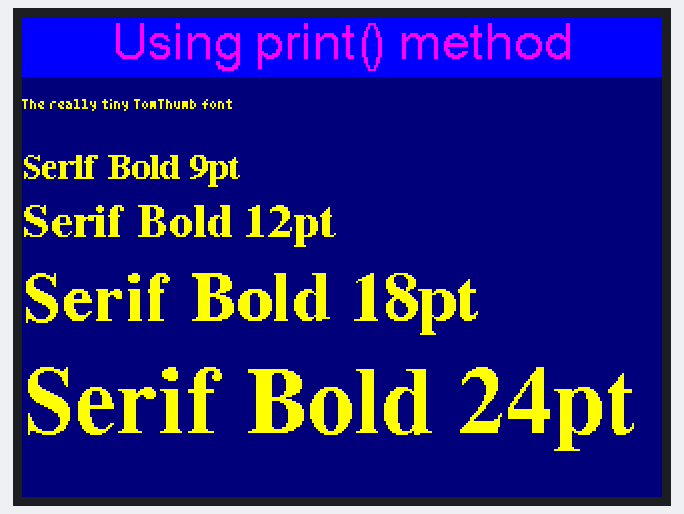
The sketch below on a simulated ESP32. Shown: 320×240 colour display.

Above: at 0.3 s.
At 8.6 s:
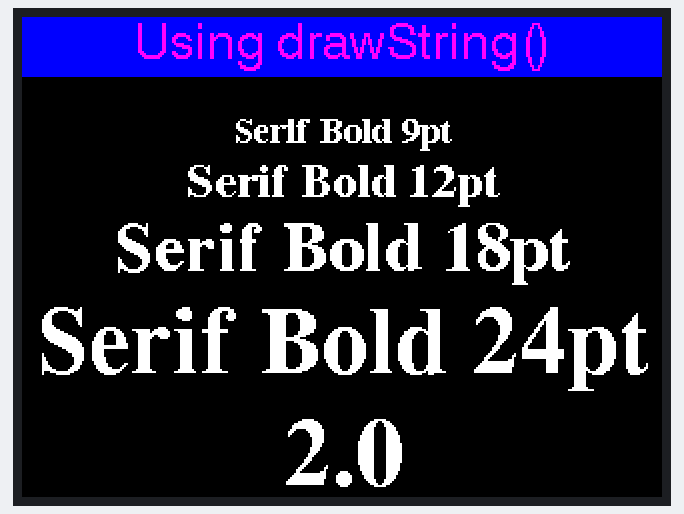
At 17.1 s:
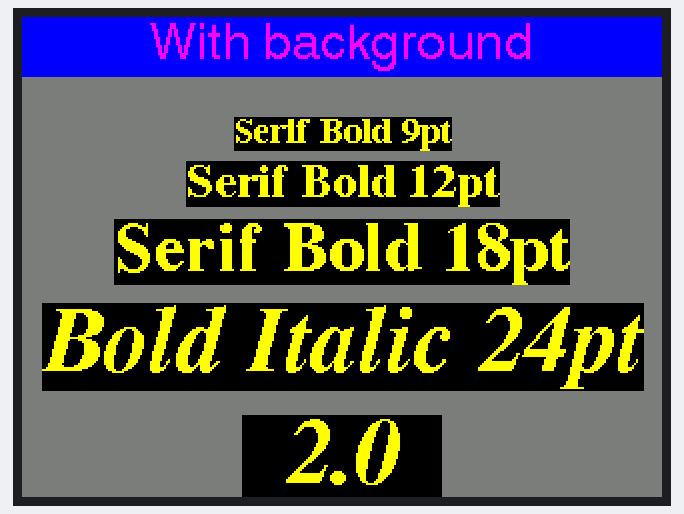
At 21.4 s:
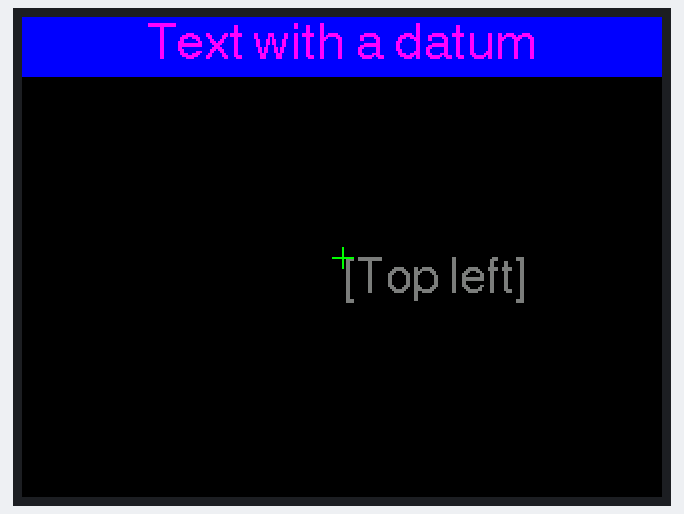
At 24.5 s:
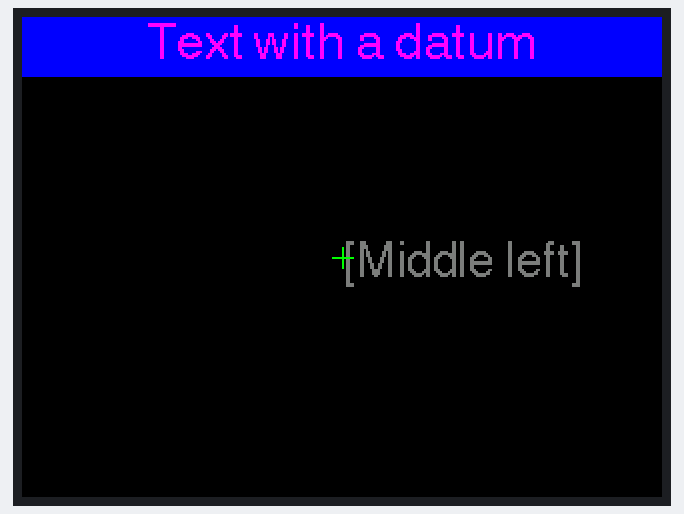
At 32.7 s:
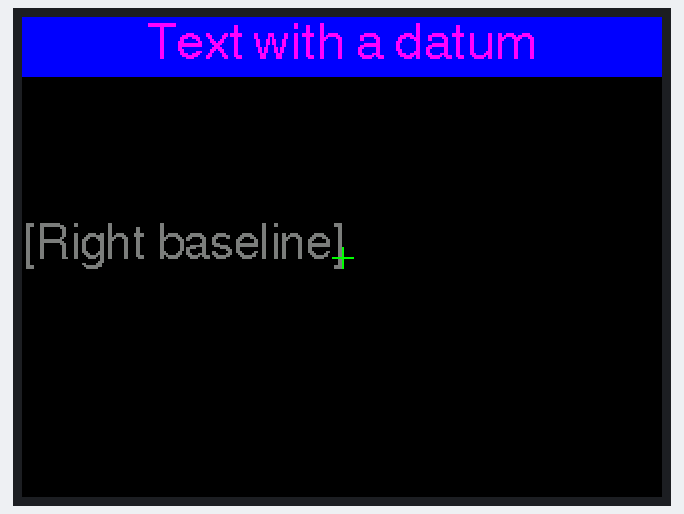

Measured:
- what the display in image 1 shows lasts 4.4 s, from 8.5 s to 12.9 s
- what the display in image 2 shows lasts 4.3 s, from 17.0 s to 21.3 s
- what the display in image 3 shows lasts 1.0 s, from 21.3 s to 22.3 s

The sketch:

nodemcu_02_LCDtest.ino
```cpp
/*
  This example draws fonts (as used by the Adafruit_GFX library) onto the
  screen. These fonts are called the GFX Free Fonts (GFXFF) in this library.

  Other True Type fonts could be converted using the utility within the
  "fontconvert" folder inside the library. This converted has also been
  copied from the Adafruit_GFX library.

  Since these fonts are a recent addition Adafruit do not have a tutorial
  available yet on how to use the utility.   Linux users will no doubt
  figure it out!  In the meantime there are 48 font files to use in sizes
  from 9 point to 24 point, and in normal, bold, and italic or oblique
  styles.

  This example sketch uses both the print class and drawString() functions
  to plot text to the screen.

  Make sure LOAD_GFXFF is defined in the User_Setup.h file within the
  TFT_eSPI library folder.

  --------------------------- NOTE ----------------------------------------
  The free font encoding format does not lend itself easily to plotting
  the background without flicker. For values that changes on screen it is
  better to use Fonts 1- 8 which are encoded specifically for rapid
  drawing with background.
  -------------------------------------------------------------------------

  >>>>>>>>>>>>>>>>>>>>>>>>>>> WARNING <<<<<<<<<<<<<<<<<<<<<<<<<<<<<<<<<<<<<

  As supplied with the default settings the sketch has 11 fonts loaded,
  i.e. GLCD (Font 1), Font 2, Font 4, Font 6, Font 7, Font 8 and five Free Fonts,
  even though they are not all used in the sketch.

  Disable fonts you do not need in User_Setup.h in the library folder.

  #########################################################################
  ###### DON'T FORGET TO UPDATE THE User_Setup.h FILE IN THE LIBRARY ######
  #########################################################################
*/

#include "Free_Fonts.h" // Include the header file attached to this sketch

#include "SPI.h"
#include "TFT_eSPI.h"

// Use hardware SPI
TFT_eSPI tft = TFT_eSPI();

unsigned long drawTime = 0;

void setup(void) {

  tft.begin();

  tft.setRotation(1);

}

void loop() {

  int xpos =  0;
  int ypos = 40;

  // >>>>>>>>>>>>>>>>>>>>>>>>>>>>>>>>>>>>>>>>>>>>>>>>>>>>>>>>>>>>>>>>>>>>>>>>>>>>>>>>>
  // Select different fonts to draw on screen using the print class
  // >>>>>>>>>>>>>>>>>>>>>>>>>>>>>>>>>>>>>>>>>>>>>>>>>>>>>>>>>>>>>>>>>>>>>>>>>>>>>>>>>

  header("Using print() method", TFT_NAVY);

  // For comaptibility with Adafruit_GFX library the text background is not plotted when using the print class
  // even if we specify it.
  tft.setTextColor(TFT_YELLOW);
  tft.setCursor(xpos, ypos);    // Set cursor near top left corner of screen

  tft.setFreeFont(TT1);     // Select the orginal small TomThumb font
  tft.println();             // Move cursor down a line
  tft.print("The really tiny TomThumb font");    // Print the font name onto the TFT screen
  tft.println();
  tft.println();

  tft.setFreeFont(FSB9);   // Select Free Serif 9 point font, could use:
  // tft.setFreeFont(&FreeSerif9pt7b);
  tft.println();          // Free fonts plot with the baseline (imaginary line the letter A would sit on)
  // as the datum, so we must move the cursor down a line from the 0,0 position
  tft.print("Serif Bold 9pt");  // Print the font name onto the TFT screen

  tft.setFreeFont(FSB12);       // Select Free Serif 12 point font
  tft.println();                // Move cursor down a line
  tft.print("Serif Bold 12pt"); // Print the font name onto the TFT screen

  tft.setFreeFont(FSB18);       // Select Free Serif 12 point font
  tft.println();                // Move cursor down a line
  tft.print("Serif Bold 18pt"); // Print the font name onto the TFT screen

  tft.setFreeFont(FSB24);       // Select Free Serif 24 point font
  tft.println();                // Move cursor down a line
  tft.print("Serif Bold 24pt"); // Print the font name onto the TFT screen


  delay(4000);

  // >>>>>>>>>>>>>>>>>>>>>>>>>>>>>>>>>>>>>>>>>>>>>>>>>>>>>>>>>>>>>>>>>>>>>>>>>>>>>>>>>
  // Now use drawString() so we can set font background colours and the datum
  // >>>>>>>>>>>>>>>>>>>>>>>>>>>>>>>>>>>>>>>>>>>>>>>>>>>>>>>>>>>>>>>>>>>>>>>>>>>>>>>>>

  header("Using drawString()", TFT_BLACK);

  tft.setTextColor(TFT_WHITE, TFT_BLACK);

  tft.setTextDatum(TC_DATUM); // Centre text on x,y position

  xpos = tft.width() / 2; // Half the screen width
  ypos = 50;

  tft.setFreeFont(FSB9);                              // Select the font
  tft.drawString("Serif Bold 9pt", xpos, ypos, GFXFF);  // Draw the text string in the selected GFX free font
  ypos += tft.fontHeight(GFXFF);                      // Get the font height and move ypos down

  tft.setFreeFont(FSB12);
  tft.drawString("Serif Bold 12pt", xpos, ypos, GFXFF);
  ypos += tft.fontHeight(GFXFF);

  tft.setFreeFont(FSB18);
  tft.drawString("Serif Bold 18pt", xpos, ypos, GFXFF);
  ypos += tft.fontHeight(GFXFF);

  tft.setFreeFont(FSB24);
  tft.drawString("Serif Bold 24pt", xpos, ypos, GFXFF);
  ypos += tft.fontHeight(GFXFF);

  // Set text padding to 100 pixels wide area to over-write old values on screen
  tft.setTextPadding(100);
  for (int i = 0; i <= 20; i++) {
    tft.drawFloat(i / 10.0, 1, xpos, ypos, GFXFF);
    delay (200);
  }

  delay(4000);

  // >>>>>>>>>>>>>>>>>>>>>>>>>>>>>>>>>>>>>>>>>>>>>>>>>>>>>>>>>>>>>>>>>>>>>>>>>>>>>>>>>
  // Same again but with colours that show bounding boxes
  // >>>>>>>>>>>>>>>>>>>>>>>>>>>>>>>>>>>>>>>>>>>>>>>>>>>>>>>>>>>>>>>>>>>>>>>>>>>>>>>>>


  header("With background", TFT_DARKGREY);

  tft.setTextColor(TFT_YELLOW, TFT_BLACK);

  tft.setTextDatum(TC_DATUM); // Centre text on x,y position

  xpos = tft.width() / 2; // Half the screen width
  ypos = 50;

  tft.setFreeFont(FSB9);                              // Select the font
  tft.drawString("Serif Bold 9pt", xpos, ypos, GFXFF);  // Draw the text string in the selected GFX free font
  ypos += tft.fontHeight(GFXFF);                        // Get the font height and move ypos down

  tft.setFreeFont(FSB12);
  tft.drawString("Serif Bold 12pt", xpos, ypos, GFXFF);
  ypos += tft.fontHeight(GFXFF);

  tft.setFreeFont(FSB18);
  tft.drawString("Serif Bold 18pt", xpos, ypos, GFXFF);
  ypos += tft.fontHeight(GFXFF);

  tft.setFreeFont(FSBI24);
  tft.drawString("Bold Italic 24pt", xpos, ypos, GFXFF);
  ypos += tft.fontHeight(GFXFF);

  // Set text padding to 100 pixels wide area to over-write old values on screen
  tft.setTextPadding(100);
  for (int i = 0; i <= 20; i++) {
    tft.drawFloat(i / 10.0, 1, xpos, ypos, GFXFF);
    delay (200);
  }

  delay(4000);

  // >>>>>>>>>>>>>>>>>>>>>>>>>>>>>>>>>>>>>>>>>>>>>>>>>>>>>>>>>>>>>>>>>>>>>>>>>>>>>>>>>
  // Now show setting the 12 datum positions works with free fonts
  // >>>>>>>>>>>>>>>>>>>>>>>>>>>>>>>>>>>>>>>>>>>>>>>>>>>>>>>>>>>>>>>>>>>>>>>>>>>>>>>>>

  // Numbers, floats and strings can be drawn relative to a datum
  header("Text with a datum", TFT_BLACK);
  tft.setTextColor(TFT_DARKGREY, TFT_BLACK);
  tft.setFreeFont(FSS12);
  tft.setTextDatum(TL_DATUM);
  tft.drawString("[Top left]", 160, 120, GFXFF);
  drawDatumMarker(160,120);
  delay(1000);

  tft.fillRect(0, 80, 320, 80, TFT_BLACK);
  tft.setTextDatum(TC_DATUM);
  tft.drawString("[Top centre]", 160, 120, GFXFF);
  drawDatumMarker(160,120);
  delay(1000);

  tft.fillRect(0, 80, 320, 80, TFT_BLACK);
  tft.setTextDatum(TR_DATUM);
  tft.drawString("[Top right]", 160, 120, GFXFF);
  drawDatumMarker(160,120);
  delay(1000);

  tft.fillRect(0, 80, 320, 80, TFT_BLACK);
  tft.setTextDatum(ML_DATUM);
  tft.drawString("[Middle left]", 160, 120, GFXFF);
  drawDatumMarker(160,120);
  delay(1000);

  tft.fillRect(0, 80, 320, 80, TFT_BLACK);
  tft.setTextDatum(MC_DATUM);
  tft.drawString("[Middle centre]", 160, 120, GFXFF);
  drawDatumMarker(160,120);
  delay(1000);

  tft.fillRect(0, 80, 320, 80, TFT_BLACK);
  tft.setTextDatum(MR_DATUM);
  tft.drawString("[Middle right]", 160, 120, GFXFF);
  drawDatumMarker(160,120);
  delay(1000);

  tft.fillRect(0, 80, 320, 80, TFT_BLACK);
  tft.setTextDatum(BL_DATUM);
  tft.drawString("[Bottom left]", 160, 120, GFXFF);
  drawDatumMarker(160,120);
  delay(1000);

  tft.fillRect(0, 80, 320, 80, TFT_BLACK);
  tft.setTextDatum(BC_DATUM);
  tft.drawString("[Bottom centre]", 160, 120, GFXFF);
  drawDatumMarker(160,120);
  delay(1000);

  tft.fillRect(0, 80, 320, 80, TFT_BLACK);
  tft.setTextDatum(BR_DATUM);
  tft.drawString("[Bottom right]", 160, 120, GFXFF);
  drawDatumMarker(160,120);
  delay(1000);

  tft.fillRect(0, 80, 320, 80, TFT_BLACK);
  tft.setTextDatum(L_BASELINE);
  tft.drawString("[Left baseline]", 160, 120, GFXFF);
  drawDatumMarker(160,120);
  delay(1000);

  tft.fillRect(0, 80, 320, 80, TFT_BLACK);
  tft.setTextDatum(C_BASELINE);
  tft.drawString("[Centre baseline]", 160, 120, GFXFF);
  drawDatumMarker(160,120);
  delay(1000);

  tft.fillRect(0, 80, 320, 80, TFT_BLACK);
  tft.setTextDatum(R_BASELINE);
  tft.drawString("[Right baseline]", 160, 120, GFXFF);
  drawDatumMarker(160,120);
  delay(1000);

  //while(1);
  delay(8000);

}

// Print the header for a display screen
void header(const char *string, uint16_t color)
{
  tft.fillScreen(color);
  tft.setTextSize(1);
  tft.setTextColor(TFT_MAGENTA, TFT_BLUE);
  tft.fillRect(0, 0, 320, 30, TFT_BLUE);
  tft.setTextDatum(TC_DATUM);
  tft.drawString(string, 160, 2, 4); // Font 4 for fast drawing with background
}

// Draw a + mark centred on x,y
void drawDatumMarker(int x, int y)
{
  tft.drawLine(x - 5, y, x + 5, y, TFT_GREEN);
  tft.drawLine(x, y - 5, x, y + 5, TFT_GREEN);
}


// There follows a crude way of flagging that this example sketch needs fonts which
// have not been enbabled in the User_Setup.h file inside the TFT_HX8357 library.
//
// These lines produce errors during compile time if settings in User_Setup are not correct
//
// The error will be "does not name a type" but ignore this and read the text between ''
// it will indicate which font or feature needs to be enabled
//
// Either delete all the following lines if you do not want warnings, or change the lines
// to suit your sketch modifications.

#ifndef LOAD_GLCD
//ERROR_Please_enable_LOAD_GLCD_in_User_Setup
#endif

#ifndef LOAD_FONT2
//ERROR_Please_enable_LOAD_FONT2_in_User_Setup!
#endif

#ifndef LOAD_FONT4
//ERROR_Please_enable_LOAD_FONT4_in_User_Setup!
#endif

#ifndef LOAD_FONT6
//ERROR_Please_enable_LOAD_FONT6_in_User_Setup!
#endif

#ifndef LOAD_FONT7
//ERROR_Please_enable_LOAD_FONT7_in_User_Setup!
#endif

#ifndef LOAD_FONT8
//ERROR_Please_enable_LOAD_FONT8_in_User_Setup!
#endif

#ifndef LOAD_GFXFF
ERROR_Please_enable_LOAD_GFXFF_in_User_Setup!
#endif
```

Source omitted: Free_Fonts.h (9053 bytes)
